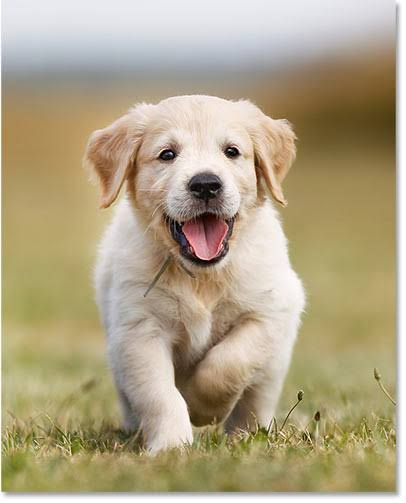
#> input picture Image.jpg, 406 x 503 px
$ python Day12.py
#> lines starting #> are read from the running program, lines starting #| are printed output that depends on the picture
from PIL import Image
import random


INPUT_IMAGE = "Image.jpg"
OUTPUT_IMAGE = "output.jpg"

# Number of horizontal strips
NUMBER_OF_STRIPS = 12


img = Image.open(INPUT_IMAGE).convert("RGB")
#> img is the input picture: PIL image 406x503 RGB; mean R, G, B 176.8, 164, 133.9

width, height = img.size
#> width = 406; height = 503

# Create output image
output = Image.new("RGB", (width, height), "black")
#> output: PIL image 406x503 RGB; every value is 0

# Calculate strip height
strip_height = height // NUMBER_OF_STRIPS
#> strip_height = 41

strips = []

#horizontally crop the image into strips

for i in range(NUMBER_OF_STRIPS):

    top = i * strip_height

    if i == NUMBER_OF_STRIPS - 1:
        bottom = height
    else:
        bottom = (i + 1) * strip_height

    # Crop horizontal strip
    strip = img.crop((0, top, width, bottom))

    strips.append(strip)
#> this loop made 12 passes
#> pass 1, `strip = img.crop((0, top, width, bottom))`:
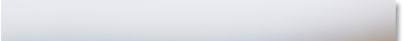
#> strip: PIL image 406x41 RGB; mean R, G, B 222.1, 223, 227.8
#> pass 2, `strip = img.crop((0, top, width, bottom))`:
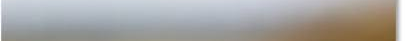
#> strip: PIL image 406x41 RGB; mean R, G, B 166.7, 165, 162.5
#> pass 3, `strip = img.crop((0, top, width, bottom))`:
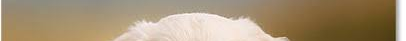
#> strip: PIL image 406x41 RGB; mean R, G, B 165.5, 146.6, 117.7
#> after the loop, strips = 12 items


random.shuffle(strips)


# PASTE STRIPS VERTICALLY

current_y = 0

for strip in strips:

    output.paste(strip, (0, current_y))

    current_y += strip.height
#> this loop made 12 passes
#> current_y on passes 1 to 12: 41, 82, 123, 164, 205, 246, 287, 328, 369, 410, 462, 503
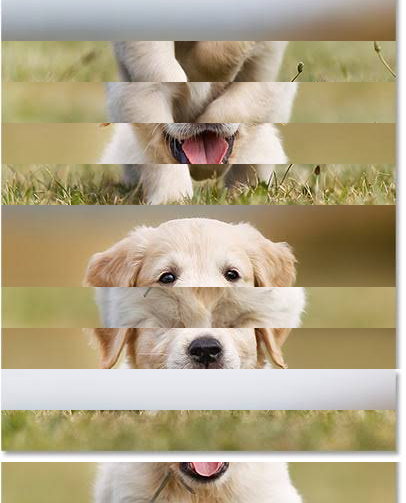
#> output: PIL image 406x503 RGB; mean R, G, B 176.8, 164, 133.9
#> after the loop, current_y = 503


output.save(OUTPUT_IMAGE, quality=95)

print("Done!")
print(f"Saved as: {OUTPUT_IMAGE}")
